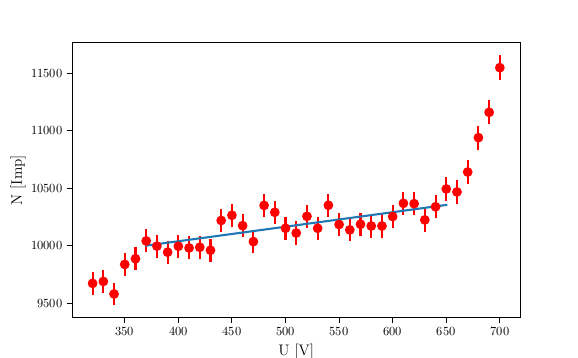

This figure's Python source:
import matplotlib.pyplot as plt
import numpy as np
from scipy.optimize import curve_fit
from uncertainties import ufloat

Un,N=np.genfromtxt("Kennlinie.dat", unpack=True)
Ui, I=np.genfromtxt("Zaehlrohrstrom.dat", unpack=True)
I=I*10**(-6)

# a)
params, cov = np.polyfit(Un[5:34], N[5:34], deg=1, cov=True) #370-640 V
errors = np.sqrt(np.diag(cov))
for name, value, error in zip('ab', params, errors):
    print(f'{name} = {value:.3f} ± {error:.3f}')
fit = params[0]*Un[5:34]+params[1]

plt.errorbar(Un, N, yerr=N**(1/2), fmt='ro', label='Messwerte')
plt.plot(Un[5:34], fit, label='lineare Regression')
plt.xlabel(r'U [V]')
plt.ylabel(r'N [Imp]')
plt.savefig('plot.pdf')

# b) entfällt

# c)
#Totzeit anhand der Zwei-Quellen-Methode
N1 = 96401
N2 = 76518
N12 = 158479
T=(N1+N2-N12)/(2*N1*N2*120)
print(f'T=',T)

#Totzeit anhand des Oszilloskops

# d)
e0 = 1.602176634*10**(-19)
Z = np.zeros(8)
for i in range(7):
    Z[i] = I[i]/(e0*N[3+5*i])
print(f'Z = ', Z)


